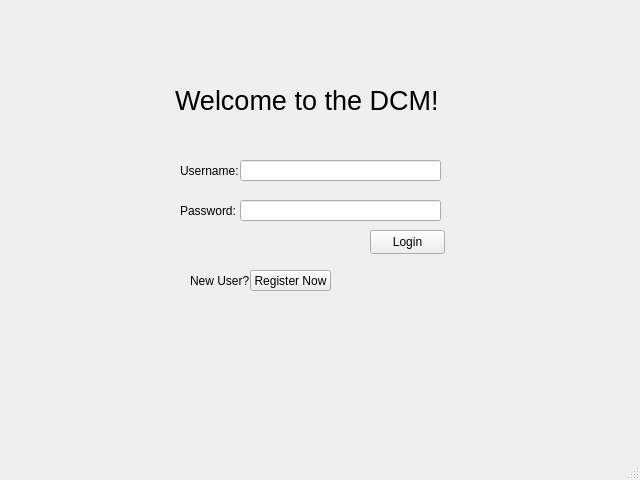
<?xml version="1.0" encoding="UTF-8"?>
<ui version="4.0">
 <class>MainWindow</class>
 <widget class="QMainWindow" name="MainWindow">
  <property name="geometry">
   <rect>
    <x>0</x>
    <y>0</y>
    <width>640</width>
    <height>480</height>
   </rect>
  </property>
  <property name="windowTitle">
   <string>MainWindow</string>
  </property>
  <property name="styleSheet">
   <string notr="true">background-color:'lightgrey'</string>
  </property>
  <widget class="QWidget" name="centralwidget">
   <widget class="QLabel" name="welcomeMessage_label">
    <property name="geometry">
     <rect>
      <x>150</x>
      <y>40</y>
      <width>321</width>
      <height>121</height>
     </rect>
    </property>
    <property name="baseSize">
     <size>
      <width>0</width>
      <height>0</height>
     </size>
    </property>
    <property name="font">
     <font>
      <pointsize>20</pointsize>
     </font>
    </property>
    <property name="styleSheet">
     <string notr="true">color:'yellow'</string>
    </property>
    <property name="text">
     <string>Welcome to the DCM! </string>
    </property>
    <property name="alignment">
     <set>Qt::AlignCenter</set>
    </property>
   </widget>
   <widget class="QLineEdit" name="usernameInput">
    <property name="geometry">
     <rect>
      <x>240</x>
      <y>160</y>
      <width>201</width>
      <height>21</height>
     </rect>
    </property>
    <property name="styleSheet">
     <string notr="true">background-color:'white'</string>
    </property>
   </widget>
   <widget class="QLineEdit" name="passwordInput">
    <property name="geometry">
     <rect>
      <x>240</x>
      <y>200</y>
      <width>201</width>
      <height>21</height>
     </rect>
    </property>
    <property name="styleSheet">
     <string notr="true">background-color:'white'</string>
    </property>
   </widget>
   <widget class="QLabel" name="username_label">
    <property name="geometry">
     <rect>
      <x>180</x>
      <y>155</y>
      <width>61</width>
      <height>31</height>
     </rect>
    </property>
    <property name="styleSheet">
     <string notr="true">color:'black'</string>
    </property>
    <property name="text">
     <string>Username:</string>
    </property>
   </widget>
   <widget class="QLabel" name="password_label">
    <property name="geometry">
     <rect>
      <x>180</x>
      <y>195</y>
      <width>61</width>
      <height>31</height>
     </rect>
    </property>
    <property name="styleSheet">
     <string notr="true">color:'black'</string>
    </property>
    <property name="text">
     <string>Password:</string>
    </property>
   </widget>
   <widget class="QPushButton" name="login_button">
    <property name="geometry">
     <rect>
      <x>370</x>
      <y>230</y>
      <width>75</width>
      <height>24</height>
     </rect>
    </property>
    <property name="styleSheet">
     <string notr="true">background-color:'white'</string>
    </property>
    <property name="text">
     <string>Login</string>
    </property>
   </widget>
   <widget class="QLabel" name="newUser_label">
    <property name="geometry">
     <rect>
      <x>190</x>
      <y>270</y>
      <width>61</width>
      <height>21</height>
     </rect>
    </property>
    <property name="styleSheet">
     <string notr="true">color:'black'</string>
    </property>
    <property name="text">
     <string>New User? </string>
    </property>
   </widget>
   <widget class="QPushButton" name="register_button">
    <property name="geometry">
     <rect>
      <x>250</x>
      <y>270</y>
      <width>81</width>
      <height>21</height>
     </rect>
    </property>
    <property name="styleSheet">
     <string notr="true">background-color:'white'</string>
    </property>
    <property name="text">
     <string>Register Now</string>
    </property>
    <property name="checkable">
     <bool>false</bool>
    </property>
   </widget>
  </widget>
  <widget class="QMenuBar" name="menubar">
   <property name="geometry">
    <rect>
     <x>0</x>
     <y>0</y>
     <width>640</width>
     <height>22</height>
    </rect>
   </property>
  </widget>
  <widget class="QStatusBar" name="statusbar"/>
 </widget>
 <resources/>
 <connections/>
</ui>
